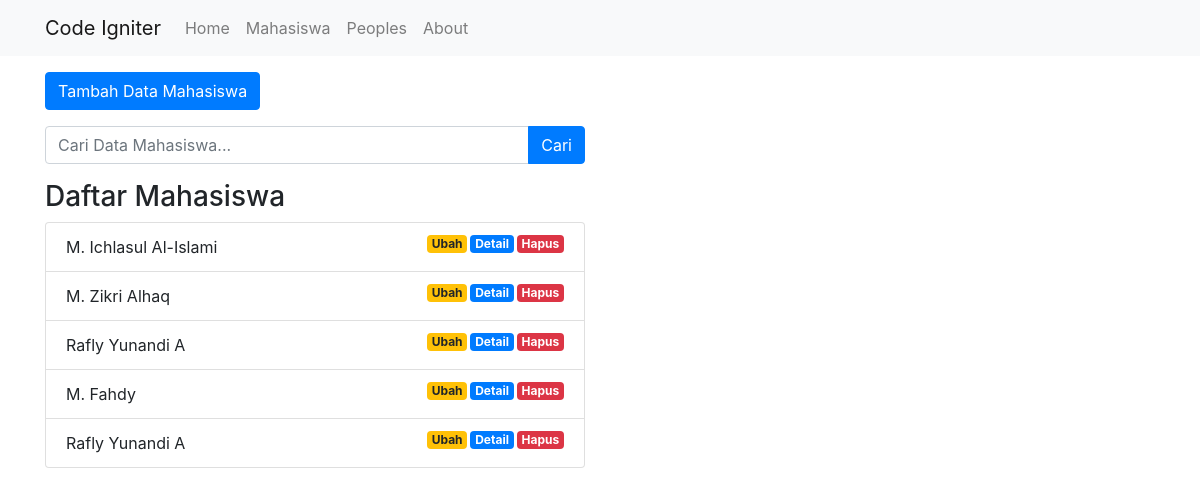
Screenshot of /index.php/mahasiswa with the database file from the repository.
### tables this page shows
CREATE TABLE `mahasiswa` (
  `id` int(11) NOT NULL,
  `nama` varchar(100) NOT NULL,
  `nrp` varchar(100) NOT NULL,
  `email` varchar(100) NOT NULL,
  `jurusan` varchar(100) NOT NULL
);

### application/controllers/Mahasiswa.php (called while the page is built, shortened)
<?php
class Mahasiswa extends CI_Controller
{
    public function __construct()
    {
        $this->load->model('Mahasiswa_model');
        $this->load->library('form_validation');
    }
    public function index()
    {
        $data['mahasiswa'] = $this->Mahasiswa_model->getAllMahasiswa();
        $data['judul'] = 'Daftar Mahasiswa';
        $this->load->view('templates/header', $data);
        $this->load->view('mahasiswa/index', $data);
        $this->load->view('templates/footer');
    }
}

### index.php (called while the page is built, shortened)
<?php
require_once BASEPATH.'core/CodeIgniter.php';

### application/models/Mahasiswa_model.php (called while the page is built, shortened)
<?php
class Mahasiswa_model extends CI_model
{
    public function getAllMahasiswa()
    {
        return $this->db->get('mahasiswa')->result_array();
    }
}

### application/views/mahasiswa/index.php (the view, shortened to what this page needs)
<div class="container">
    <div class="row mt-3">
        <div class="col-md-6">
            <a href="<?= base_url(); ?>mahasiswa/tambah" class="btn btn-primary">Tambah Data Mahasiswa</a>
        </div>
    </div>
    <div class="row mt-3">
        <div class="col-md-6">
            <form action="" method="post">
                <div class="input-group ">
                    <input type="text" class="form-control" placeholder="Cari Data Mahasiswa..." name="keyword">
                    <div class="input-group-append">
                        <button class="btn btn-primary" type="submit">Cari</button>
                    </div>
                </div>
            </form>
        </div>
    </div>
    <div class="row mt-3">
        <div class="col-md-6">
            <h3>Daftar Mahasiswa</h3>
            <ul class="list-group">
                <?php foreach ($mahasiswa as $mhs) : ?>
                    <li class="list-group-item">
                        <?= $mhs['nama']; ?>
                        <a href="<?= base_url(); ?>mahasiswa/hapus/<?= $mhs['id'] ?>" class="badge badge-danger float-right" onclick="return confirm('Yakin?')">Hapus</a>
                        <a href="<?= base_url(); ?>mahasiswa/detail/<?= $mhs['id'] ?>" class="badge badge-primary float-right">Detail</a>
                        <a href="<?= base_url(); ?>mahasiswa/ubah/<?= $mhs['id'] ?>" class="badge badge-warning float-right">Ubah</a>
                    </li>
                <?php endforeach; ?>
            </ul>
        </div>
    </div>
</div>

### assets/css/style.css (style rules this page uses)
.badge { margin-left: 3px; }

### rows the page displays
mahasiswa: nama "M. Ichlasul Al-Islami"
mahasiswa: nama "M. Zikri Alhaq"
mahasiswa: nama "Rafly Yunandi A"
mahasiswa: nama "M. Fahdy"
mahasiswa: nama "Rafly Yunandi A"
